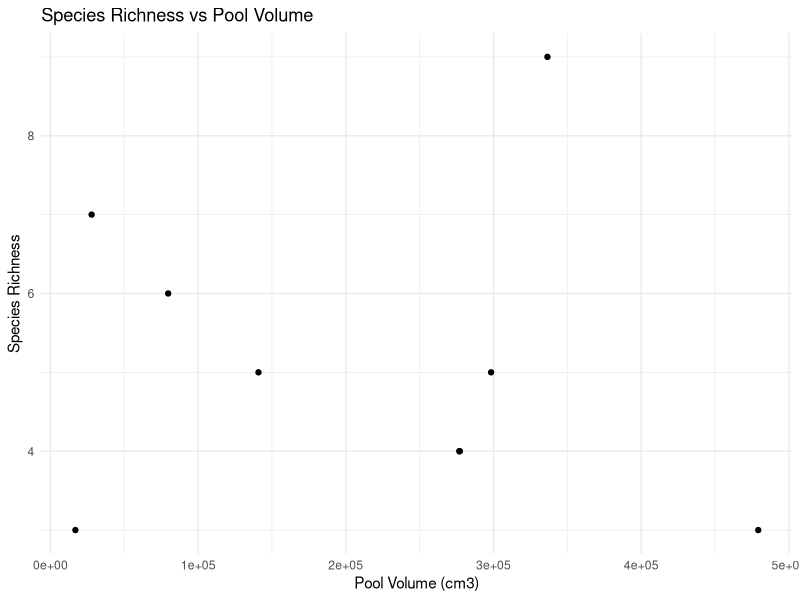
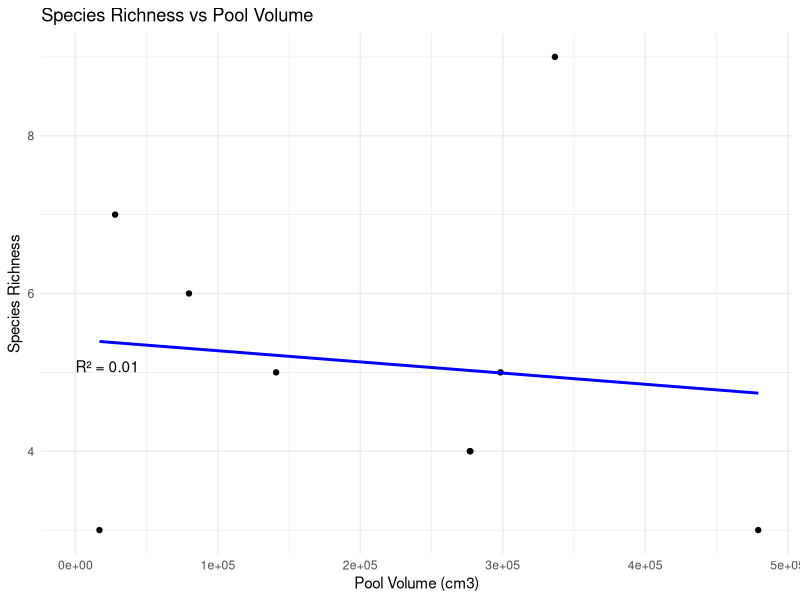
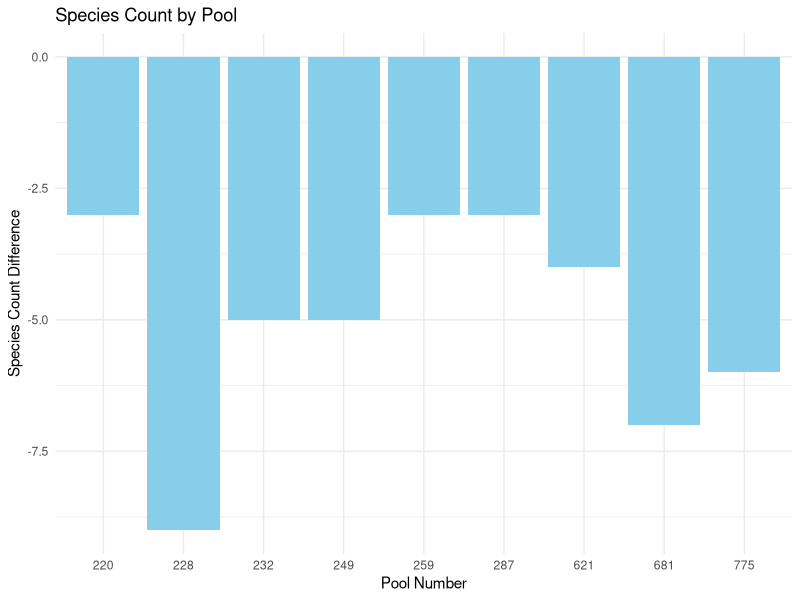
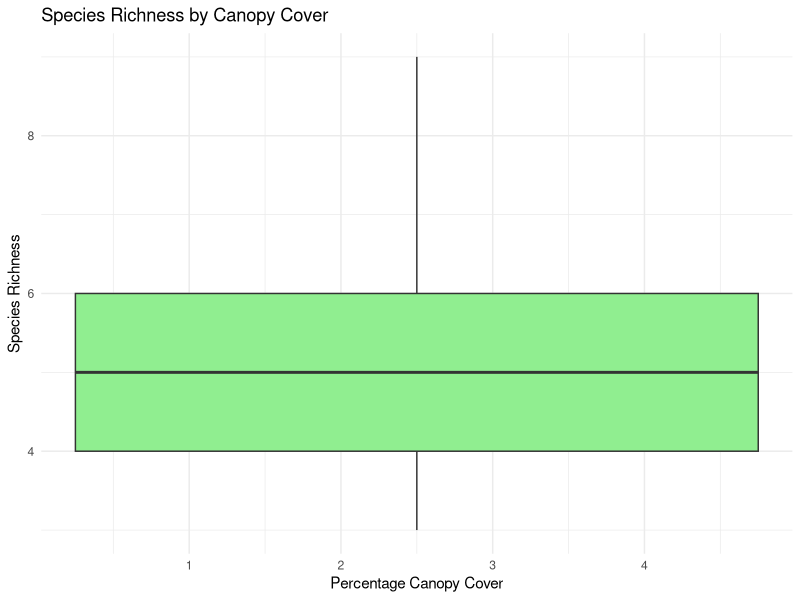
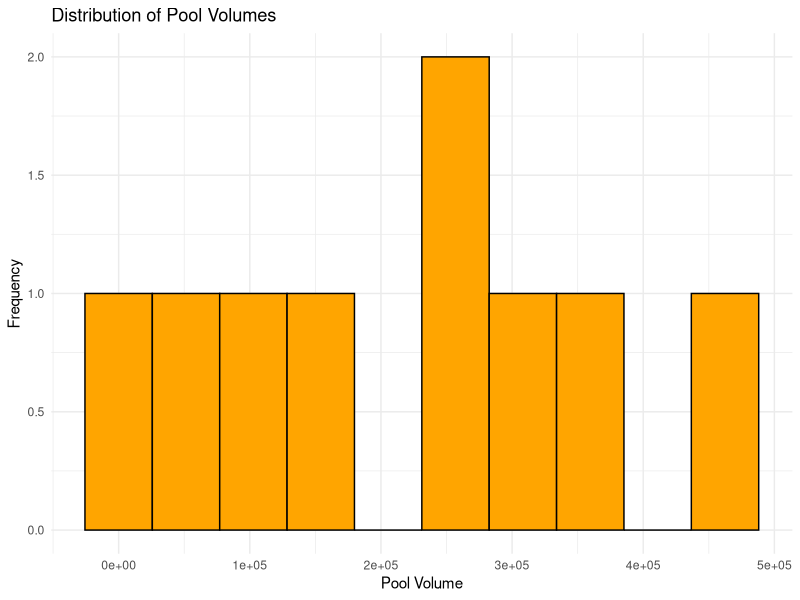
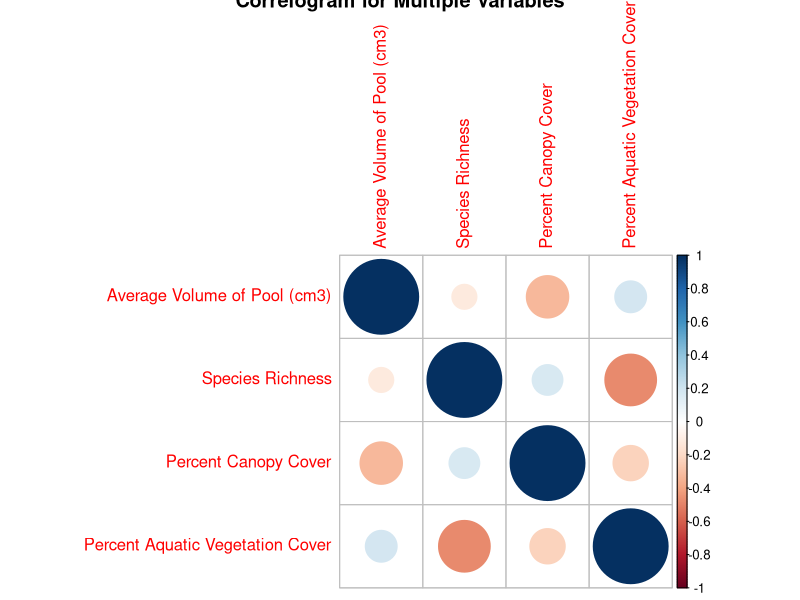

R code for these plots, in order:
## ---- chunk 1
install.packages("readr")
library("readr")
## ---- chunk 2
data = read_csv("data.csv")
## ---- chunk 3
install.packages("ggplot2")
library(ggplot2)
install.packages("psych")
library(psych)
## ---- chunk 4
ggplot(data, aes(x = `Average Volume of Pool (cm3)`, y = `Species Richness`)) +
  geom_point() +
  labs(title = "Species Richness vs Pool Volume",
       x = "Pool Volume (cm3)",
       y = "Species Richness") +
  theme_minimal()

## ---- chunk 5
# Convert to numeric and replace non-numeric characters with NA
data$`Average Volume of Pool (cm3)` <- as.numeric(gsub("[^0-9.]", "", data$`Average Volume of Pool (cm3)`))
data$`Species Richness` <- as.numeric(gsub("[^0-9.]", "", data$`Species Richness`))
data$`Percent Canopy Cover` <- as.numeric(gsub("[^0-9.]", "", data$`Percent Canopy Cover`))
data$`Percent Aquatic Vegetation Cover` <- as.numeric(gsub("[^0-9.]", "", data$`Percent Aquatic Vegetation Cover`))
# Check for NA values after conversion
sum(is.na(data$`Average Volume of Pool (cm3)`))
sum(is.na(data$`Species Richness`))
sum(is.na(data$`Percent Canopy Cover`))
sum(is.na(data$`Percent Aquatic Vegetation Cover`))

# Remove rows with NA if they are few
cleaned_data <- na.omit(data)
## ---- chunk 6
# Fit the linear model
lm_model <- lm(`Species Richness` ~ `Average Volume of Pool (cm3)`, data = cleaned_data)

# Extract R-squared value
r_squared <- summary(lm_model)$r.squared

# Create the ggplot
ggplot(cleaned_data, aes(x = `Average Volume of Pool (cm3)` , y = `Species Richness`)) +
  geom_point() +
  geom_smooth(method = "lm", se = FALSE, color = "blue") +
  annotate("text", x = 10, y = 5, label = sprintf("R² = %.2f", r_squared), hjust = 0, vjust = 0) +
  labs(title = "Species Richness vs Pool Volume",
       x = "Pool Volume (cm3)",
       y = "Species Richness") +
  theme_minimal()
## ---- chunk 7
data$`Surface Sweep Speceis: Alantic silverside` <- as.numeric(gsub("[^0-9.]", "", data$`Surface Sweep Speceis: Alantic silverside`))
data <- na.omit(data)
ggplot(data, aes(x = factor(`Pool Number`), y =  `Surface Sweep Speceis: Alantic silverside` - `Species Richness` )) +
  geom_bar(stat = "identity", fill = "skyblue") +
  labs(title = "Species Count by Pool",
       x = "Pool Number",
       y = "Species Count Difference") +
  theme_minimal()
## ---- chunk 8
ggplot(cleaned_data, aes(x = `Percent Canopy Cover`, y = `Species Richness`)) +
  geom_boxplot(fill = "lightgreen") +
  labs(title = "Species Richness by Canopy Cover",
       x = "Percentage Canopy Cover",
       y = "Species Richness") +
  theme_minimal()
## ---- chunk 9
ggplot(cleaned_data, aes(x = `Average Volume of Pool (cm3)`)) +
  geom_histogram(bins = 10, fill = "orange", color = "black") +
  labs(title = "Distribution of Pool Volumes",
       x = "Pool Volume",
       y = "Frequency") +
  theme_minimal()
## ---- chunk 10
# Install and load the corrplot package
install.packages("corrplot")
library(corrplot)
## ---- chunk 11
# Calculate correlations
correlations <- cor(cleaned_data[, c("Average Volume of Pool (cm3)","Species Richness" , "Percent Canopy Cover", "Percent Aquatic Vegetation Cover")])
## ---- chunk 12

# Plot the correlogram
corrplot(correlations, method = "circle", title = "Correlogram for Multiple Variables")


